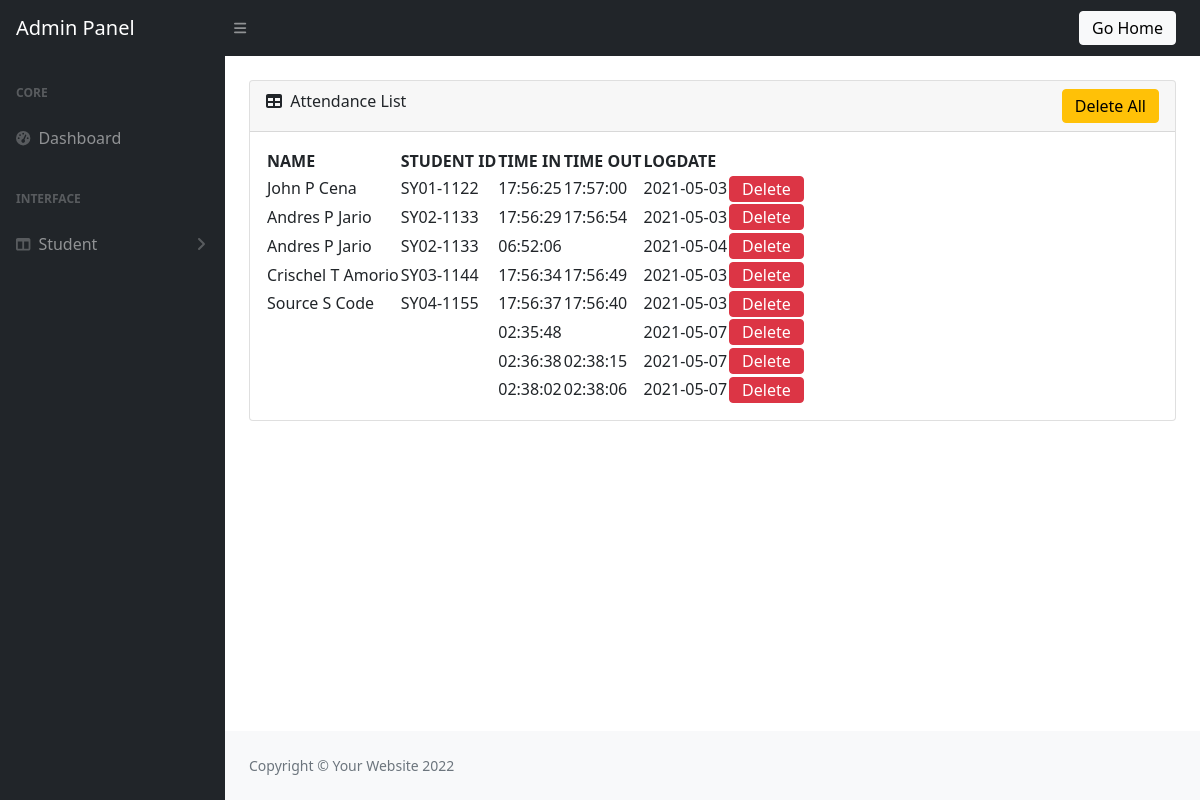
The app's page /admin/index.php with its own data.
### tables this page shows
CREATE TABLE `attendance` (
  `ID` int(11) NOT NULL,
  `STUDENTID` varchar(250) NOT NULL,
  `TIMEIN` varchar(250) NOT NULL,
  `TIMEOUT` varchar(250) NOT NULL,
  `LOGDATE` varchar(250) NOT NULL,
  `STATUS` varchar(250) NOT NULL
);

CREATE TABLE `student` (
  `ID` int(11) NOT NULL,
  `STUDENTID` varchar(250) NOT NULL,
  `FIRSTNAME` varchar(250) NOT NULL,
  `MNAME` varchar(250) NOT NULL,
  `LASTNAME` varchar(250) NOT NULL,
  `AGE` varchar(250) NOT NULL,
  `GENDER` varchar(250) NOT NULL
);

### admin/index.php (the view, shortened to what this page needs)
<?php
include('header.php');
include('sidebar.php');
?>
                <main>
                    <div class="container-fluid px-4">
                        <div class="card mb-4">
                            <div class="card-header">
                                <i class="fas fa-table me-1"></i>
                                Attendance List
                                <button class="btn btn-warning py-1" style="float:right" onclick="deleteAllAttendance()">Delete All</button>
                            </div>
                            <div class="card-body">
                                <table id="datatablesSimple">
                                    <thead>
                                        <tr>
                                            <th>NAME</th>
                                            <th>STUDENT ID</th>
                                            <th>TIME IN</th>
                                            <th>TIME OUT</th>
                                            <th>LOGDATE</th>
                                        </tr>
                                    </thead>
                                    <tbody>
                                        <?php
                                            $sql ="SELECT attendance.ID as AID, attendance.*, student.* FROM attendance LEFT JOIN student ON attendance.STUDENTID=student.STUDENTID";
                                            $query = $conn->query($sql);
                                            while ($row = $query->fetch_assoc()){
                                        ?>
                                            <tr id="row_<?= $row['AID'];?>">
                                                <td><?php echo $row['FIRSTNAME'].' '.$row['MNAME'].' '.$row['LASTNAME'];?></td>
                                                <td><?php echo $row['STUDENTID'];?></td>
                                                <td><?php echo $row['TIMEIN'];?></td>
                                                <td><?php echo $row['TIMEOUT'];?></td>
                                                <td><?php echo $row['LOGDATE'];?></td>
                                                <td>
                                                    <button class="btn btn-danger py-0" onclick="deleteAttendance(<?php echo $row['AID'];?>)">Delete</button>
                                                </td>
                                            </tr>
                                        <?php
                                        }
                                        ?>
                                    </tbody>
                                </table>
                            </div>
                        </div>
                    </div>
                </main>
<?php
include('footer.php');
?>

### admin/header.php (shortened to what this page needs)
<!DOCTYPE html>
<html lang="en">
    <head>
        <link href="https://cdn.jsdelivr.net/npm/simple-datatables@latest/dist/style.css" rel="stylesheet" />
        <link href="css/styles.css" rel="stylesheet" />
    </head>
    <body class="sb-nav-fixed">
        <nav class="sb-topnav navbar navbar-expand navbar-dark bg-dark">
            <a class="navbar-brand ps-3" href="index.html">Admin Panel</a>
            <button class="btn btn-link btn-sm order-1 order-lg-0 me-4 me-lg-0" id="sidebarToggle" href="#!"><i class="fas fa-bars"></i></button>
            <ul class="navbar-nav ms-auto ms-md-0 me-3 me-lg-4">
               <a href="../"><button class="btn btn-light py-1">Go Home</button></a>
            </ul>
        </nav>

### admin/sidebar.php (shortened to what this page needs)
<div id="layoutSidenav">
    <div id="layoutSidenav_nav">
        <nav class="sb-sidenav accordion sb-sidenav-dark" id="sidenavAccordion">
            <div class="sb-sidenav-menu">
                <div class="nav">
                    <div class="sb-sidenav-menu-heading">Core</div>
                    <a class="nav-link" href="index.php">
                        <div class="sb-nav-link-icon"><i class="fas fa-tachometer-alt"></i></div>
                        Dashboard
                    </a>
                    <div class="sb-sidenav-menu-heading">Interface</div>
                    <a class="nav-link collapsed" href="#" data-bs-toggle="collapse" data-bs-target="#collapseLayouts" aria-expanded="false" aria-controls="collapseLayouts">
                        <div class="sb-nav-link-icon"><i class="fas fa-columns"></i></div>
                        Student
                        <div class="sb-sidenav-collapse-arrow"><i class="fas fa-angle-down"></i></div>
                    </a>
                </div>
            </div>
        </nav>
    </div>
    <div id="layoutSidenav_content">

### admin/footer.php (shortened to what this page needs)
                <footer class="py-4 bg-light mt-auto">
                    <div class="container-fluid px-4">
                        <div class="d-flex align-items-center justify-content-between small">
                            <div class="text-muted">Copyright &copy; Your Website 2022</div>
                        </div>
                    </div>
                </footer>
            </div>
        </div>
    </body>
</html>

### records on screen
attendance: student.FIRSTNAME "John", student.MNAME "P", student.LASTNAME "Cena", student.STUDENTID "SY01-1122", TIMEIN "17:56:25", TIMEOUT "17:57:00", LOGDATE "2021-05-03"
attendance: student.FIRSTNAME "Andres", student.MNAME "P", student.LASTNAME "Jario", student.STUDENTID "SY02-1133", TIMEIN "17:56:29", TIMEOUT "17:56:54", LOGDATE "2021-05-03"
attendance: student.FIRSTNAME "Andres", student.MNAME "P", student.LASTNAME "Jario", student.STUDENTID "SY02-1133", TIMEIN "06:52:06", LOGDATE "2021-05-04"
attendance: student.FIRSTNAME "Crischel", student.MNAME "T", student.LASTNAME "Amorio", student.STUDENTID "SY03-1144", TIMEIN "17:56:34", TIMEOUT "17:56:49", LOGDATE "2021-05-03"
attendance: student.FIRSTNAME "Source", student.MNAME "S", student.LASTNAME "Code", student.STUDENTID "SY04-1155", TIMEIN "17:56:37", TIMEOUT "17:56:40", LOGDATE "2021-05-03"
attendance: TIMEIN "02:35:48", LOGDATE "2021-05-07"
attendance: TIMEIN "02:36:38", TIMEOUT "02:38:15", LOGDATE "2021-05-07"
attendance: TIMEIN "02:38:02", TIMEOUT "02:38:06", LOGDATE "2021-05-07"
